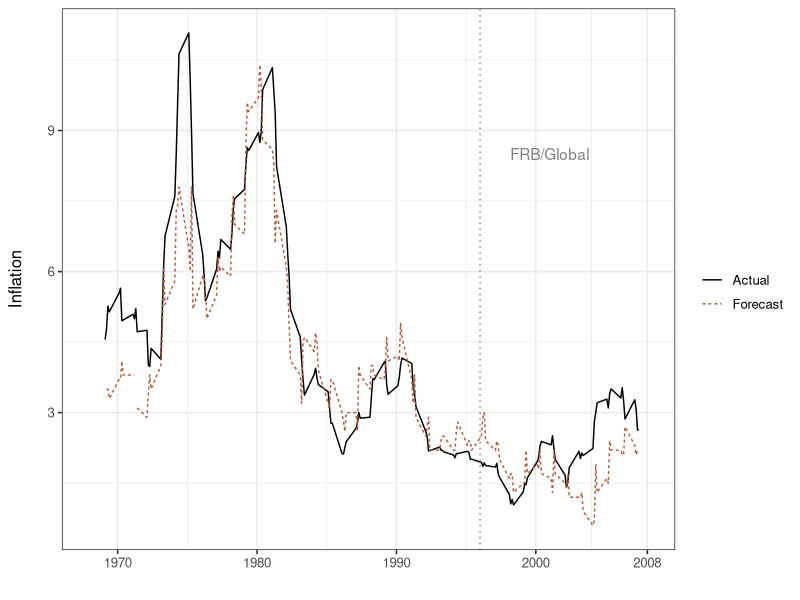

Write the R code that produced this figure.
####################
# Greenbook Actual Inflation vs. Forecasts Graph (Main Paper Figure 2)
# Christopher Gandrud
# 16 October 2014
####################

library(reshape2)
library(ggplot2)

setwd('/git_repositories/GreenBook/PSRM_dvn/') # Change as appropriate.

# Load data
cpi.data <- read.csv("Data/GB_FRED_cpi_2007.csv", stringsAsFactors = FALSE)

##### Create Plot #######
### Melt data, i.e. reshape
cpi.abs <- melt(cpi.data, id = "Quarter", measure = c("GB_CPI_QTR2",
                "deflator"))

### Rename variables
cpi.abs$variable <- gsub("GB_CPI_QTR2", "Forecast", cpi.abs$variable)
cpi.abs$variable <- gsub("deflator", "Actual", cpi.abs$variable)

### Colours
absolute.colors <- c("Forecast" = "#B35B40", "Actual" = "#000000")

### Create line graph
absInflation <- qplot(Quarter, value, geom = "line", data = cpi.abs,
                        color = variable, linetype = variable) +
  xlab("") + ylab("Inflation\n") +
  scale_color_manual(values = absolute.colors, name = "") +
  scale_linetype(name = "") +
  scale_x_continuous(limits = c(1968, 2008),
                     breaks = c(1970, 1980, 1990, 2000, 2008),
                     labels = c(1970, 1980, 1990, 2000, 2008)) +
  geom_vline(aes(xintercept = 1996), linetype = "dotted", colour = "grey50") +
  annotate("text", x = 2001, y = 8.5, label = "FRB/Global", colour = "grey50") +
  theme_bw(base_size = 12)

print(absInflation)
